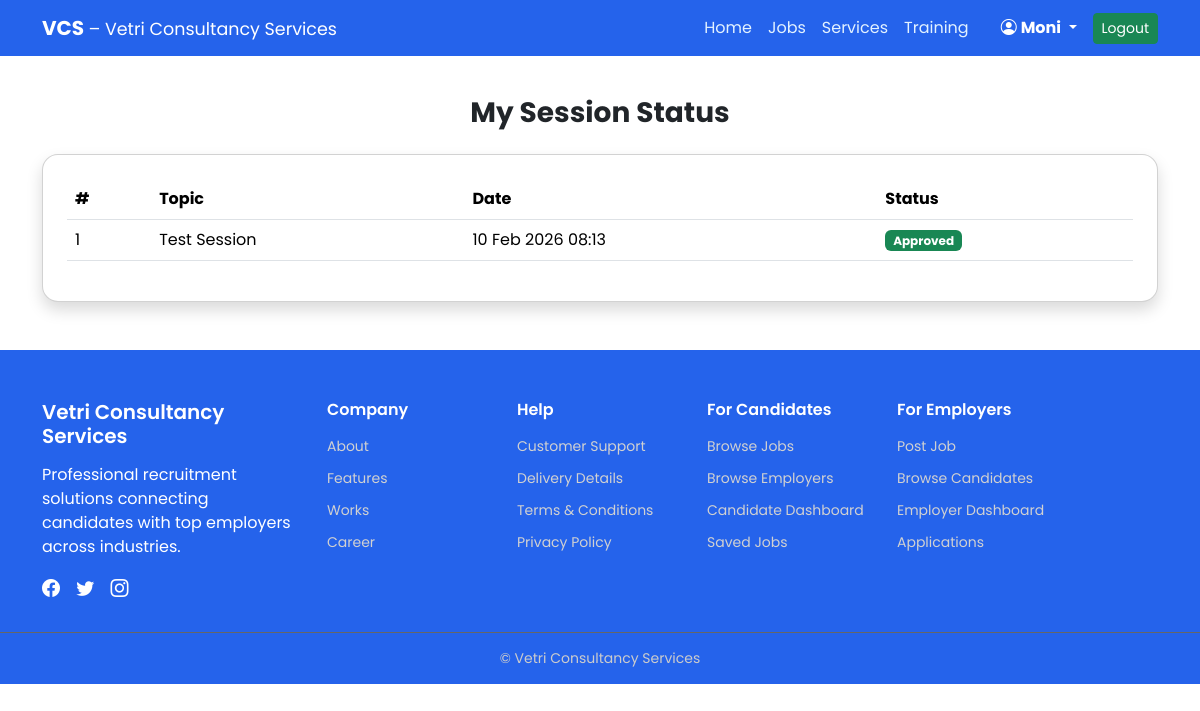
Page /pro_features/my-sessions/ (signed in) on the committed database.
### accounts/models.py (models this page shows)
class User(AbstractUser):
    USER_TYPE = (
        ('free', 'Free'),
        ('pro', 'Pro'),
        ('pro_plus', 'Pro Plus'),
        ('consultant', 'Consultant'),
        ('admin', 'Admin'),
        ('trainee','Trainee'),
    )
    user_type = models.CharField(
        max_length=15,
        choices=USER_TYPE,
        default='free'
    )
    pro_subscription_active = models.BooleanField(default=False)
    whatsapp_number = models.CharField(max_length=15, blank=True, null=True)

### pro_features/models.py (models this page shows)
class ConsultantSession(models.Model):
    user = models.ForeignKey(
        settings.AUTH_USER_MODEL,
        on_delete=models.CASCADE,
        related_name='sessions'
    )
    consultant = models.ForeignKey(
        settings.AUTH_USER_MODEL,
        on_delete=models.SET_NULL,
        null=True,
        blank=True,
        related_name='consultant_sessions'
    )
    topic = models.CharField(max_length=255)
    session_date = models.DateTimeField(null=True, blank=True)  # allow nulls safely
    status = models.CharField(
        max_length=20,
        choices=[
            ('pending', 'Pending'),
            ('approved', 'Approved'),
            ('cancelled', 'Cancelled')
        ],
        default='pending'
    )
    notes = models.TextField(blank=True, null=True)
    created_at = models.DateTimeField(auto_now_add=True)

### pro_features/views.py (the view)
@login_required
def my_sessions_status(request):
    sessions = ConsultantSession.objects.filter(
        user=request.user
    ).order_by('-session_date')
    return render(
        request,
        "pro_features/my_sessions_status.html",
        {"sessions": sessions}
    )

### pro_features/templates/pro_features/my_sessions_status.html
{% extends "base.html" %}
{% block content %}
<div class="container mt-5 pt-5">
    <h3 class="fw-bold mb-4 text-center">My Session Status</h3>
    <div class="card shadow rounded-4 p-4">
        {% if sessions %}
        <table class="table align-middle">
            <thead>
                <tr>
                    <th>#</th>
                    <th>Topic</th>
                    <th>Date</th>
                    <th>Status</th>
                </tr>
            </thead>
            <tbody>
                {% for session in sessions %}
                <tr>
                    <td>{{ forloop.counter }}</td>
                    <td>{{ session.topic }}</td>
                    <td>{{ session.session_date|date:"d M Y H:i" }}</td>
                    <td>
                        {% if session.status == "approved" %}
                            <span class="badge bg-success">Approved</span>
                        {% elif session.status == "pending" %}
                            <span class="badge bg-warning text-dark">Pending</span>
                        {% elif session.status == "cancelled" %}
                            <span class="badge bg-danger">Rejected</span>
                        {% endif %}
                    </td>
                </tr>
                {% endfor %}
            </tbody>
        </table>
        {% else %}
            <p class="text-center text-muted">
                You have not scheduled any sessions yet.
            </p>
        {% endif %}
    </div>
</div>
{% endblock %}

### templates/base.html (shortened to what this page needs)
{% load static %}
<!DOCTYPE html>
<html lang="en">
<head>
    <link rel="stylesheet" href="https://cdn.jsdelivr.net/npm/bootstrap-icons@1.11.3/font/bootstrap-icons.css">
    <link href="https://cdn.jsdelivr.net/npm/bootstrap@5.3.2/dist/css/bootstrap.min.css" rel="stylesheet">
</head>
<body>
<nav class="navbar navbar-expand-lg navbar-dark fixed-top">
  <div class="container">
    <a class="navbar-brand fw-bold" href="{% url 'dashboard' %}">
      VCS <span class="fw-normal small">– Vetri Consultancy Services</span>
    </a>
    <div class="collapse navbar-collapse" id="vcsNav">
      <ul class="navbar-nav ms-auto align-items-lg-center">
        {% if user.is_authenticated %}
          <li class="nav-item">
            <a class="nav-link {% if request.resolver_match.url_name == 'dashboard' %}active{% endif %}" href="{% url 'dashboard' %}">Home</a>
          </li>
          <li class="nav-item">
            <a class="nav-link {% if request.resolver_match.url_name == 'job_list' and request.resolver_match.namespace == 'jobs' %}active{% endif %}" href="{% url 'jobs:job_list' %}">Jobs</a>
          </li>
          <li class="nav-item">
            <a class="nav-link {% if request.resolver_match.url_name == 'services' %}active{% endif %}" href="{% url 'services' %}">Services</a>
          </li>
{% if user.profile.user_type == "pro_plus" or user.profile.user_type == "proplus" %}
          <li class="nav-item">
            <a class="nav-link {% if request.resolver_match.url_name == 'training_catalog' %}active{% endif %}" href="{% url 'training_catalog' %}">Training</a>
          </li>
          {% endif %}
          <li class="nav-item dropdown ms-lg-3">
            <a class="nav-link dropdown-toggle text-white fw-bold" href="#" id="userDropdown" role="button" data-bs-toggle="dropdown" aria-expanded="false">
              <i class="bi bi-person-circle me-1"></i>{{ user.username }}
            </a>
          </li>
          <li class="nav-item ms-lg-2">
            <form method="post" action="{% url 'logout' %}">
              <button class="btn btn-success btn-sm">Logout</button>
            </form>
          </li>
        {% endif %}
      </ul>
    </div>
  </div>
</nav>
<div  >
    {% block content %}{% endblock %}
</div>
<footer class="vcs-footer mt-5">
  <div class="container">
    <div class="row gy-4">
      <div class="col-lg-3 col-md-6">
        <h5 class="footer-logo">Vetri Consultancy Services</h5>
        <p class="footer-text">
          Professional recruitment solutions connecting candidates with top employers across industries.
        </p>
        <div class="footer-social">
          <i class="bi bi-facebook"></i>
          <i class="bi bi-twitter"></i>
          <i class="bi bi-instagram"></i>
        </div>
      </div>
      <div class="col-lg-2 col-md-6">
        <h6>Company</h6>
        <ul>
          <li><a href="#">About</a></li>
          <li><a href="#">Features</a></li>
          <li><a href="#">Works</a></li>
          <li><a href="#">Career</a></li>
        </ul>
      </div>
      <div class="col-lg-2 col-md-6">
        <h6>Help</h6>
        <ul>
          <li><a href="#">Customer Support</a></li>
          <li><a href="#">Delivery Details</a></li>
          <li><a href="#">Terms & Conditions</a></li>
          <li><a href="#">Privacy Policy</a></li>
        </ul>
      </div>
      <div class="col-lg-2 col-md-6">
        <h6>For Candidates</h6>
        <ul>
          <li><a href="#">Browse Jobs</a></li>
          <li><a href="#">Browse Employers</a></li>
          <li><a href="#">Candidate Dashboard</a></li>
          <li><a href="#">Saved Jobs</a></li>
        </ul>
      </div>
      <div class="col-lg-3 col-md-6">
        <h6>For Employers</h6>
        <ul>
          <li><a href="#">Post Job</a></li>
          <li><a href="#">Browse Candidates</a></li>
          <li><a href="#">Employer Dashboard</a></li>
          <li><a href="#">Applications</a></li>
        </ul>
      </div>
    </div>
  </div>
  <div class="footer-bottom text-center">
    &copy; {{ now.year }} Vetri Consultancy Services
  </div>
</footer>
</body>
</html>

### templates/base.html (style rules this page uses)
body { font-family: 'Poppins', sans-serif; }
.navbar { background-color: #2563eb; }
.navbar .nav-link { color: #e3f2ff; }
.vcs-footer { background: #2563eb; color: #fff; padding: 50px 0 0; }
.vcs-footer h6, .footer-logo { font-weight: 600; margin-bottom: 15px; }
.vcs-footer ul { list-style: none; padding: 0; }
.vcs-footer ul li { margin-bottom: 8px; }
.vcs-footer ul li a { color: #d1d1d1; text-decoration: none; font-size: 14px; }
.footer-social i { font-size: 18px; margin-right: 12px; cursor: pointer; }
.footer-bottom { border-top: 1px solid #666; margin-top: 30px; padding: 15px; font-size: 14px; color: #ccc; }

### rows in the picture
User: username "Moni"
ConsultantSession: topic "Test Session", session_date "10 Feb 2026 08:13", status "Approved"
